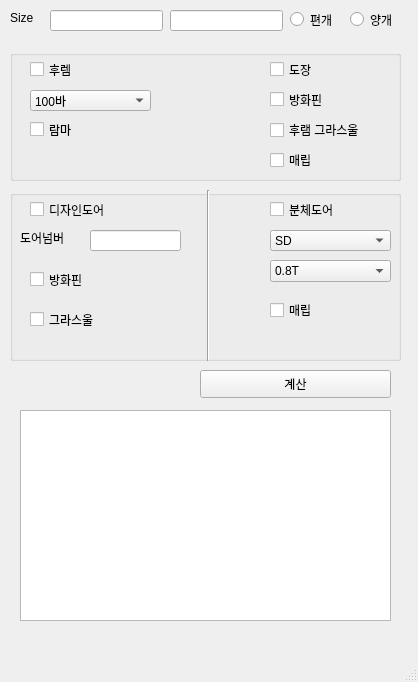
<?xml version="1.0" encoding="UTF-8"?>
<ui version="4.0">
 <class>MainWindow</class>
 <widget class="QMainWindow" name="MainWindow">
  <property name="geometry">
   <rect>
    <x>0</x>
    <y>0</y>
    <width>418</width>
    <height>682</height>
   </rect>
  </property>
  <property name="windowTitle">
   <string>MainWindow</string>
  </property>
  <widget class="QWidget" name="centralwidget">
   <widget class="QGroupBox" name="groupBox">
    <property name="geometry">
     <rect>
      <x>10</x>
      <y>190</y>
      <width>391</width>
      <height>171</height>
     </rect>
    </property>
    <property name="title">
     <string/>
    </property>
    <widget class="QLineEdit" name="num_input">
     <property name="geometry">
      <rect>
       <x>80</x>
       <y>40</y>
       <width>91</width>
       <height>21</height>
      </rect>
     </property>
    </widget>
    <widget class="QLabel" name="label_2">
     <property name="geometry">
      <rect>
       <x>10</x>
       <y>40</y>
       <width>64</width>
       <height>15</height>
      </rect>
     </property>
     <property name="text">
      <string>도어넘버</string>
     </property>
    </widget>
    <widget class="QComboBox" name="depth_combo">
     <property name="geometry">
      <rect>
       <x>260</x>
       <y>70</y>
       <width>121</width>
       <height>22</height>
      </rect>
     </property>
     <item>
      <property name="text">
       <string>0.8T</string>
      </property>
     </item>
     <item>
      <property name="text">
       <string>1.0T</string>
      </property>
     </item>
     <item>
      <property name="text">
       <string>1.2T</string>
      </property>
     </item>
    </widget>
    <widget class="QComboBox" name="fsd_combo">
     <property name="geometry">
      <rect>
       <x>260</x>
       <y>40</y>
       <width>121</width>
       <height>21</height>
      </rect>
     </property>
     <item>
      <property name="text">
       <string>SD</string>
      </property>
     </item>
     <item>
      <property name="text">
       <string>FSD(하니컴)</string>
      </property>
     </item>
     <item>
      <property name="text">
       <string>FSD(그라스울)</string>
      </property>
     </item>
     <item>
      <property name="text">
       <string>FSD(PF보드)</string>
      </property>
     </item>
     <item>
      <property name="text">
       <string/>
      </property>
     </item>
    </widget>
    <widget class="QCheckBox" name="design_check">
     <property name="geometry">
      <rect>
       <x>20</x>
       <y>10</y>
       <width>96</width>
       <height>19</height>
      </rect>
     </property>
     <property name="text">
      <string>디자인도어</string>
     </property>
    </widget>
    <widget class="QCheckBox" name="bun_check">
     <property name="geometry">
      <rect>
       <x>260</x>
       <y>10</y>
       <width>96</width>
       <height>19</height>
      </rect>
     </property>
     <property name="text">
      <string>분체도어</string>
     </property>
    </widget>
    <widget class="QCheckBox" name="design_fsd">
     <property name="geometry">
      <rect>
       <x>20</x>
       <y>80</y>
       <width>96</width>
       <height>19</height>
      </rect>
     </property>
     <property name="text">
      <string>방화핀</string>
     </property>
    </widget>
    <widget class="QCheckBox" name="design_glass">
     <property name="geometry">
      <rect>
       <x>20</x>
       <y>120</y>
       <width>96</width>
       <height>19</height>
      </rect>
     </property>
     <property name="text">
      <string>그라스울</string>
     </property>
    </widget>
    <widget class="QCheckBox" name="checkBox_7">
     <property name="geometry">
      <rect>
       <x>260</x>
       <y>110</y>
       <width>121</width>
       <height>20</height>
      </rect>
     </property>
     <property name="text">
      <string>매립</string>
     </property>
    </widget>
    <widget class="Line" name="line">
     <property name="geometry">
      <rect>
       <x>190</x>
       <y>0</y>
       <width>16</width>
       <height>171</height>
      </rect>
     </property>
     <property name="orientation">
      <enum>Qt::Vertical</enum>
     </property>
    </widget>
   </widget>
   <widget class="QListWidget" name="ResultTB">
    <property name="geometry">
     <rect>
      <x>20</x>
      <y>410</y>
      <width>371</width>
      <height>211</height>
     </rect>
    </property>
   </widget>
   <widget class="QLabel" name="label">
    <property name="geometry">
     <rect>
      <x>10</x>
      <y>10</y>
      <width>64</width>
      <height>15</height>
     </rect>
    </property>
    <property name="text">
     <string>Size</string>
    </property>
   </widget>
   <widget class="QRadioButton" name="one_radio">
    <property name="geometry">
     <rect>
      <x>290</x>
      <y>10</y>
      <width>108</width>
      <height>19</height>
     </rect>
    </property>
    <property name="text">
     <string>편개</string>
    </property>
   </widget>
   <widget class="QLineEdit" name="wideth">
    <property name="geometry">
     <rect>
      <x>50</x>
      <y>10</y>
      <width>113</width>
      <height>21</height>
     </rect>
    </property>
   </widget>
   <widget class="QRadioButton" name="two_radio">
    <property name="geometry">
     <rect>
      <x>350</x>
      <y>10</y>
      <width>108</width>
      <height>19</height>
     </rect>
    </property>
    <property name="text">
     <string>양개</string>
    </property>
   </widget>
   <widget class="QLineEdit" name="height">
    <property name="geometry">
     <rect>
      <x>170</x>
      <y>10</y>
      <width>113</width>
      <height>21</height>
     </rect>
    </property>
   </widget>
   <widget class="QPushButton" name="pushButton">
    <property name="geometry">
     <rect>
      <x>200</x>
      <y>370</y>
      <width>191</width>
      <height>28</height>
     </rect>
    </property>
    <property name="text">
     <string>계산</string>
    </property>
   </widget>
   <widget class="QGroupBox" name="groupBox_2">
    <property name="geometry">
     <rect>
      <x>10</x>
      <y>50</y>
      <width>391</width>
      <height>131</height>
     </rect>
    </property>
    <property name="title">
     <string/>
    </property>
    <widget class="QCheckBox" name="f_option1">
     <property name="geometry">
      <rect>
       <x>260</x>
       <y>10</y>
       <width>96</width>
       <height>19</height>
      </rect>
     </property>
     <property name="text">
      <string>도장</string>
     </property>
    </widget>
    <widget class="QCheckBox" name="f_option2">
     <property name="geometry">
      <rect>
       <x>260</x>
       <y>40</y>
       <width>96</width>
       <height>19</height>
      </rect>
     </property>
     <property name="text">
      <string>방화핀</string>
     </property>
    </widget>
    <widget class="QCheckBox" name="f_option3">
     <property name="geometry">
      <rect>
       <x>260</x>
       <y>70</y>
       <width>121</width>
       <height>20</height>
      </rect>
     </property>
     <property name="text">
      <string>후램 그라스울</string>
     </property>
    </widget>
    <widget class="QCheckBox" name="frame_check">
     <property name="geometry">
      <rect>
       <x>20</x>
       <y>10</y>
       <width>96</width>
       <height>19</height>
      </rect>
     </property>
     <property name="text">
      <string>후렘</string>
     </property>
    </widget>
    <widget class="QComboBox" name="bar">
     <property name="geometry">
      <rect>
       <x>20</x>
       <y>40</y>
       <width>121</width>
       <height>21</height>
      </rect>
     </property>
     <item>
      <property name="text">
       <string>100바</string>
      </property>
     </item>
     <item>
      <property name="text">
       <string>110바</string>
      </property>
     </item>
     <item>
      <property name="text">
       <string>120바</string>
      </property>
     </item>
     <item>
      <property name="text">
       <string>130바</string>
      </property>
     </item>
     <item>
      <property name="text">
       <string>140바</string>
      </property>
     </item>
     <item>
      <property name="text">
       <string>150바</string>
      </property>
     </item>
     <item>
      <property name="text">
       <string>160바</string>
      </property>
     </item>
     <item>
      <property name="text">
       <string>170바</string>
      </property>
     </item>
     <item>
      <property name="text">
       <string>180바</string>
      </property>
     </item>
     <item>
      <property name="text">
       <string>190바</string>
      </property>
     </item>
     <item>
      <property name="text">
       <string>200바</string>
      </property>
     </item>
     <item>
      <property name="text">
       <string>210바</string>
      </property>
     </item>
     <item>
      <property name="text">
       <string>220바</string>
      </property>
     </item>
     <item>
      <property name="text">
       <string>230바</string>
      </property>
     </item>
     <item>
      <property name="text">
       <string>240바</string>
      </property>
     </item>
     <item>
      <property name="text">
       <string>250바</string>
      </property>
     </item>
     <item>
      <property name="text">
       <string>260바</string>
      </property>
     </item>
     <item>
      <property name="text">
       <string>270바</string>
      </property>
     </item>
     <item>
      <property name="text">
       <string>280바</string>
      </property>
     </item>
     <item>
      <property name="text">
       <string>290바</string>
      </property>
     </item>
     <item>
      <property name="text">
       <string>300바</string>
      </property>
     </item>
    </widget>
    <widget class="QCheckBox" name="f_option4">
     <property name="geometry">
      <rect>
       <x>260</x>
       <y>100</y>
       <width>121</width>
       <height>20</height>
      </rect>
     </property>
     <property name="text">
      <string>매립</string>
     </property>
    </widget>
    <widget class="QCheckBox" name="lamma">
     <property name="geometry">
      <rect>
       <x>20</x>
       <y>70</y>
       <width>96</width>
       <height>19</height>
      </rect>
     </property>
     <property name="text">
      <string>람마</string>
     </property>
    </widget>
   </widget>
   <zorder>groupBox</zorder>
   <zorder>ResultTB</zorder>
   <zorder>label</zorder>
   <zorder>one_radio</zorder>
   <zorder>two_radio</zorder>
   <zorder>wideth</zorder>
   <zorder>height</zorder>
   <zorder>pushButton</zorder>
   <zorder>groupBox_2</zorder>
  </widget>
  <widget class="QMenuBar" name="menubar">
   <property name="geometry">
    <rect>
     <x>0</x>
     <y>0</y>
     <width>418</width>
     <height>26</height>
    </rect>
   </property>
  </widget>
  <widget class="QStatusBar" name="statusbar"/>
 </widget>
 <tabstops>
  <tabstop>wideth</tabstop>
  <tabstop>height</tabstop>
  <tabstop>num_input</tabstop>
  <tabstop>bun_check</tabstop>
  <tabstop>design_fsd</tabstop>
  <tabstop>design_glass</tabstop>
  <tabstop>f_option4</tabstop>
  <tabstop>design_check</tabstop>
  <tabstop>one_radio</tabstop>
  <tabstop>fsd_combo</tabstop>
  <tabstop>two_radio</tabstop>
  <tabstop>depth_combo</tabstop>
  <tabstop>lamma</tabstop>
  <tabstop>f_option1</tabstop>
  <tabstop>f_option2</tabstop>
  <tabstop>f_option3</tabstop>
  <tabstop>frame_check</tabstop>
  <tabstop>bar</tabstop>
  <tabstop>checkBox_7</tabstop>
  <tabstop>ResultTB</tabstop>
  <tabstop>pushButton</tabstop>
 </tabstops>
 <resources/>
 <connections/>
</ui>
